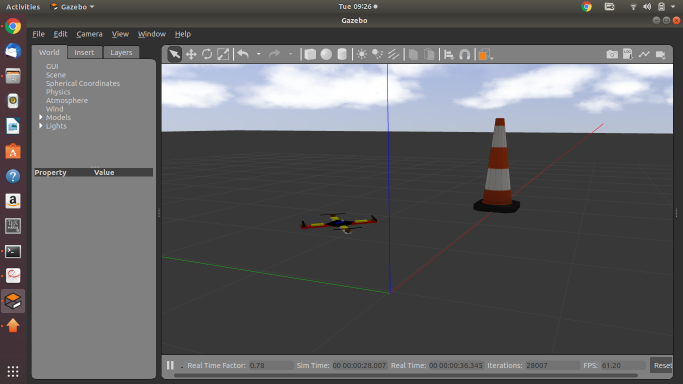
#> input picture 26.04/KASA_SITL/08_datasets_models/ros_ws_src/camera_drone_simulation/Image.png, 1366 x 768 px (shown at 1/2 size)
$ python -i fused_line.py   (imports and definitions only)
#> lines starting #> are read from the running program, lines starting #| are printed output that depends on the picture
#> further down, picture is the input picture: shape (768, 1366, 3); mean B, G, R 96.9, 95.1, 95.1
#!/usr/bin/env python3
"""전방+하향 카메라 격자선 융합 측정 (2026-11-11, 측정 전용 — 비행 제어 안 씀).

픽셀 굵기 기준(blackhat 커널) 대신:
  1) Canny 윤곽선 -> HoughLinesP 선분
  2) 선분마다 어두운 쪽(극성) 판정
  3) 카메라 광선 -> 기체 자세 -> 지면 교차로 기수 기준 (F 전방, R 오른쪽) [m] 투영
  4) 지면에서 "밝->어둠" + "어둠->밝" 윤곽 쌍(폭 W_MIN~W_MAX m)만 페인트 선으로 인정
     (블록 무늬 경계 같은 외톨이 윤곽은 버림). 미터 기준이라 렌즈/해상도 바뀌어도 그대로.
  5) along 선: 하향(발밑)+전방(2~4 m 앞) 점을 한 직선 R = lat + tan(psi)*F 로 최소제곱
     -> 기준선이 길어 psi(기수오차) 정확. cross 선: F 절편.

부호: lat>0 선이 오른쪽, psi>0 선 앞쪽이 오른쪽으로 기움(시계방향 yaw+ 필요), fwd>0 앞쪽.
"""
import math

import cv2
import numpy as np

AXIS_TOL = math.radians(25)
W_MIN, W_MAX = 0.03, 0.25      # m, 페인트 선 폭 (실측 0.10 m)
CLUSTER = 0.30                 # m, 같은 선으로 묶는 거리


# [6 lines left out: function quat_to_rot, not called in this run]


class Cam:
    """pitch: 광축이 기체 전방에서 아래로 기운 각 [rad] (하향=pi/2, 전방=0.6109).
    offset: 기체 원점 기준 카메라 위치, body FRD [m]."""

    # [8 lines left out: function __init__, not called in this run]

    def ray(self, u, v):
        return (u - self.cx) / self.fx * self.X + (v - self.cy) / self.fx * self.Y + self.Z


def detect_segments(bgr, scale=0.5):
    """반환: [(x1,y1,x2,y2, dark_sign)], 좌표는 축소 영상 기준.
    dark_sign: 선분 법선(+n = 방향 d를 90도 돌린 쪽)에서 +n 쪽이 어두우면 +1."""
#> called with scale = 0.5
    g = cv2.cvtColor(bgr, cv2.COLOR_BGR2GRAY)
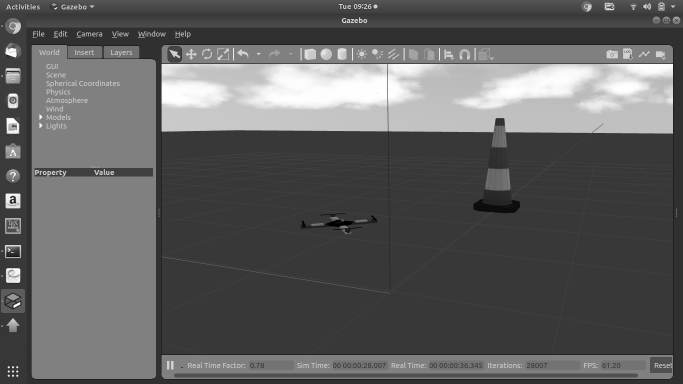
#> g: shape (768, 1366) (shown at 1/2 size); min 0, max 255, mean 95.3
    if scale != 1.0:
        g = cv2.resize(g, None, fx=scale, fy=scale, interpolation=cv2.INTER_AREA)
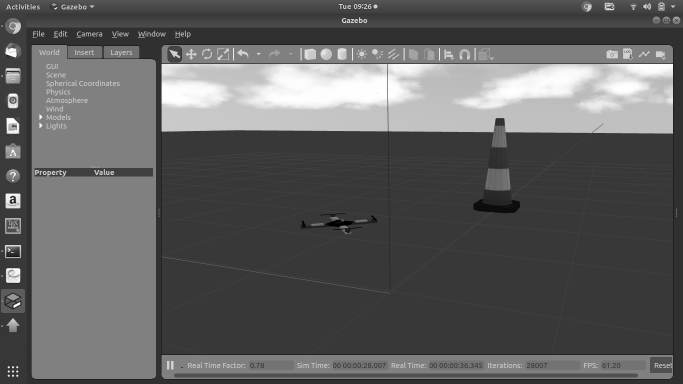
#> g: shape (384, 683); min 0, max 255, mean 95.3
    g = cv2.GaussianBlur(g, (5, 5), 0)
    e = cv2.Canny(g, 15, 40)
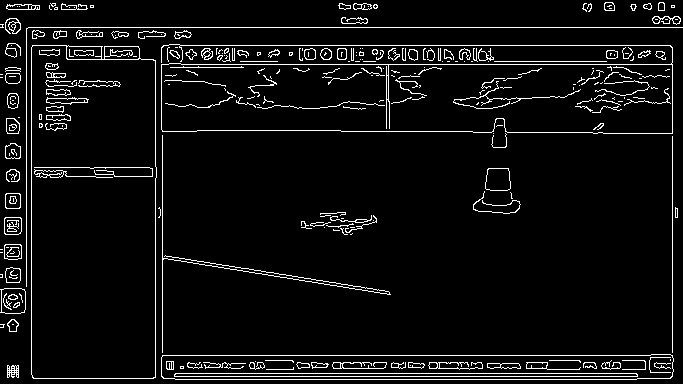
#> e: shape (384, 683); 5.8% white in thin lines or dots
    H, W = g.shape
#> H = 384; W = 683
    segs = cv2.HoughLinesP(e, 1, math.pi / 360, 40, minLineLength=int(0.12 * min(H, W)), maxLineGap=8)
#> segs = 71 rows, first 6: [0, 27, 682, 27], [155, 355, 650, 355], [180, 45, 670, 45], [181, 64, 672, 64], [175, 373, 636, 373], [174, 376, 637, 376]
    out = []
    if segs is None:
        return out, g
    for x1, y1, x2, y2 in segs[:, 0, :]:
        d = np.array([x2 - x1, y2 - y1], float)
        L = np.linalg.norm(d)
        if L < 1:
            continue
        d /= L
        n = np.array([-d[1], d[0]])
        vals = []
        for t in (0.25, 0.5, 0.75):
            p = np.array([x1, y1]) + t * L * d
            a = p + 4 * n
            b = p - 4 * n
            if 0 <= a[0] < W and 0 <= a[1] < H and 0 <= b[0] < W and 0 <= b[1] < H:
                vals.append(float(g[int(a[1]), int(a[0])]) - float(g[int(b[1]), int(b[0])]))
        if not vals:
            continue
        m = float(np.median(vals))
        if abs(m) < 6:
            continue
        out.append((x1, y1, x2, y2, -1 if m > 0 else 1, n))
#> this loop made 71 passes
#> (x1, y1, x2, y2, d, L, n, m) on passes 1 to 12: (0, 27, 682, 27, [1, 0], 682, [0, 1], -23), (155, 355, 650, 355, [1, 0], 495, [0, 1], 71), (180, 45, 670, 45, [1, 0], 490, [0, 1], 92), (181, 64, 672, 64, [1, 0], 491, [0, 1], 89), (175, 373, 636, 373, [1, 0], 461, [0, 1], -31), (174, 376, 637, 376, [1, 0], 463, [0, 1], -70), (175, 379, 636, 379, [1, 0], 461, [0, 1], -35), (31, 374, 31, 47, [0, -1], 327, [1, 0], 78), (155, 377, 155, 178, [0, -1], 199, [1, 0], -81), (672, 376, 672, 47, [0, -1], 329, [1, 0], -8), (26, 286, 26, 28, [0, -1], 258, [1, 0], -2), (421, 368, 546, 368, [1, 0], 125, [0, 1], 3)
#> after the loop, out = 49 items, first 6: (0, 27, 682, 27, 1, [0, 1]), (155, 355, 650, 355, -1, [0, 1]), (180, 45, 670, 45, -1, [0, 1]), (181, 64, 672, 64, -1, [0, 1]), (175, 373, 636, 373, 1, [0, 1]), (174, 376, 637, 376, 1, [0, 1])
    return out, g


class FusedLine:
    def __init__(self, down: Cam, front: Cam):
        self.cams = {"down": down, "front": front}

    # [89 lines left out: functions _ground, edges, pair, fit_along, crosses, not called in this run]

>>> import cv2
>>> picture = cv2.imread('../../../08_datasets_models/ros_ws_src/camera_drone_simulation/Image.png')
>>> result = detect_segments(picture)
